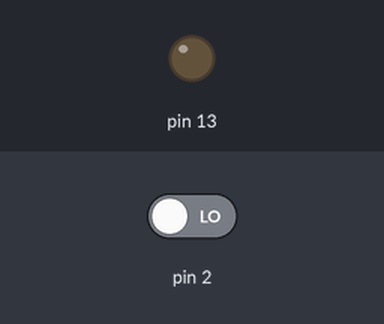
Simulated run of this sketch. Board: Arduino Uno, built with avr-gcc and run on an emulated ATmega328P. On the bench: output pins drawn as LEDs (lit = HIGH). The inputs (shaded band) are chosen by the test bench; at power-on: pin 2 LOW.

Above: at 1.2 s.
1.3 s: pin 2 driven HIGH
At 2.6 s:
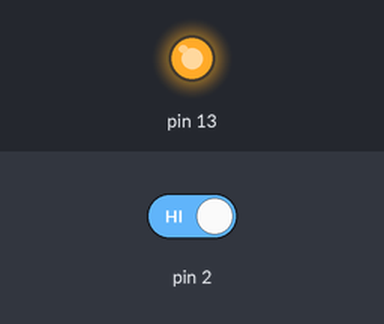
Timing chart, 0 to 4.3 s (numbered marks = the images above; inputs shaded):
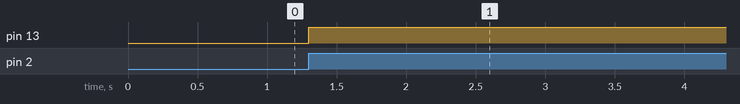

Measured:
- after the input at 1.3 s, pin 13: LOW → HIGH at once

The sketch:

code.ino
```cpp
// The following program demonstrates how interrupts are configured.
// The program toggles the LED on every switch button press.

// NOTE:
// Use the predifned directives (ISC00, ISC01, DDD2, PORTB5, INT0, etc)


void setup() {
  cli(); // Disable global interrupts

  // Set PD2 as input / 0
  DDRD &= ~(1 << DDD2);

  // Set PB5 as output / 1
  DDRB |= (1 << DDB5);

  // The button is configured with a PULL-DOWN resistor
  //PORTD &= ~(1 << PORTD2);

  // Configure the interrupt trigger condition (rising edge)

  EICRA  |= (1 << ISC01);
  EICRA  |= (1 << ISC00);

  // Enable INT0
  EIMSK |= (1 << INT0);

  sei(); // Enable global interrupts
}


// The ISR will toggle the built-in LED (pin 13)
volatile bool ledState = false;

ISR(INT0_vect) {
  ledState = !ledState;
  if (ledState) {
    PORTB |= (1 << PORTB5); // Set PB5 (pin 13) HIGH
  } else {
    PORTB &= ~(1 << PORTB5); // Set PB5 (pin 13) LOW
  }
}


void loop() {
  // The main loop will remain empty, as the ISR will handle the LED state change
}
```
